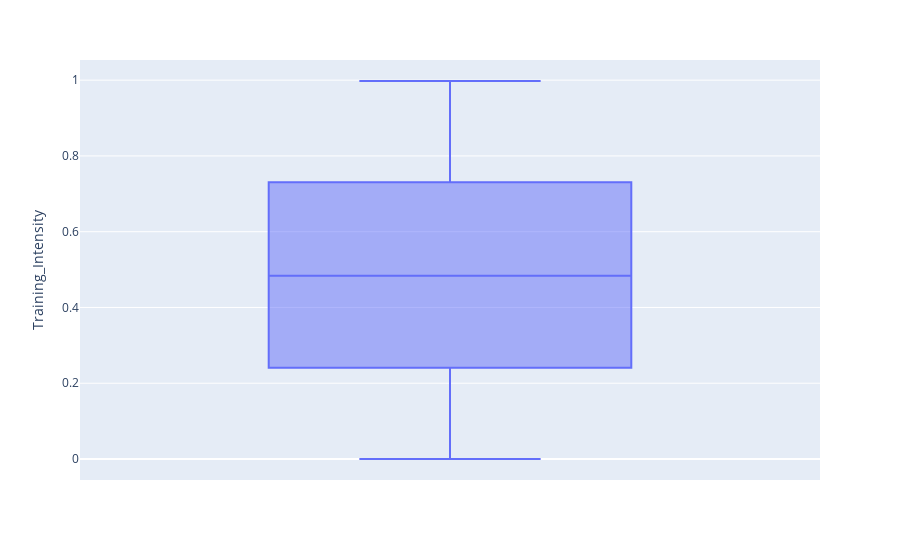

The cell this chart's notebook holds for it:
### Markdown cell above
### Intensidade do treino

### Code cell
fig = px.box(df, y='Training_Intensity')
fig.show()

### Figure 1 — Plotly figure (JSON) as saved in the notebook; plotly's stock layout.template omitted (floating-point values rounded to 4 significant figures; data arrays with more than 128 entries replaced by an {"elided": "..."} marker saying what was removed)
{"data": [{"alignmentgroup": "True", "hovertemplate": "Training_Intensity=%{y}<extra></extra>", "legendgroup": "", "marker": {"color": "#636efa"}, "name": "", "notched": false, "offsetgroup": "", "orientation": "v", "showlegend": false, "type": "box", "x0": " ", "xaxis": "x", "y": {"elided": "1000 float values"}, "y0": " ", "yaxis": "y"}], "layout": {"boxmode": "group", "legend": {"tracegroupgap": 0}, "margin": {"t": 60}, "xaxis": {"anchor": "y", "domain": [0, 1]}, "yaxis": {"anchor": "x", "domain": [0, 1], "title": {"text": "Training_Intensity"}}}}
